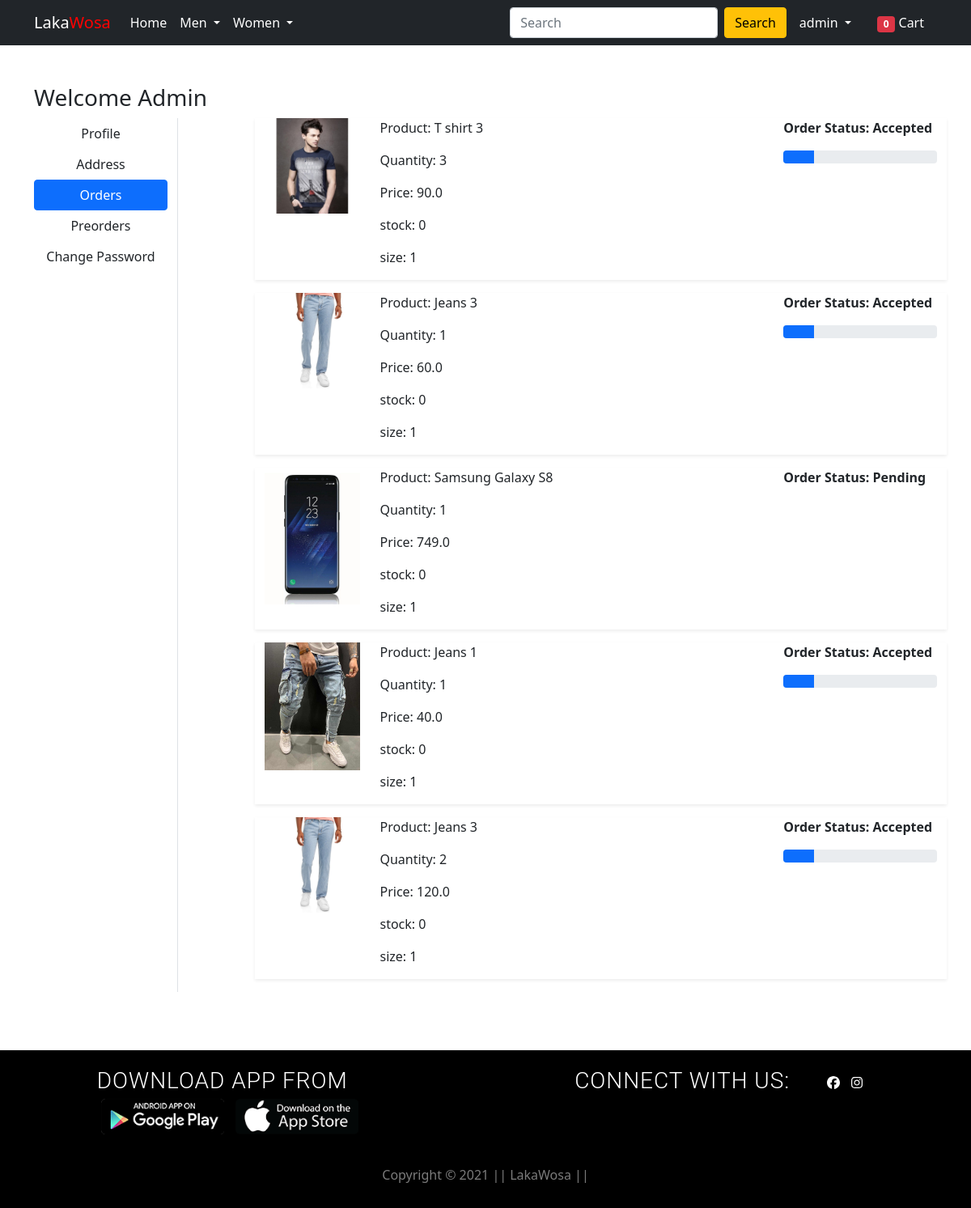
The page /orders/ (signed in) on the database as committed earlier.
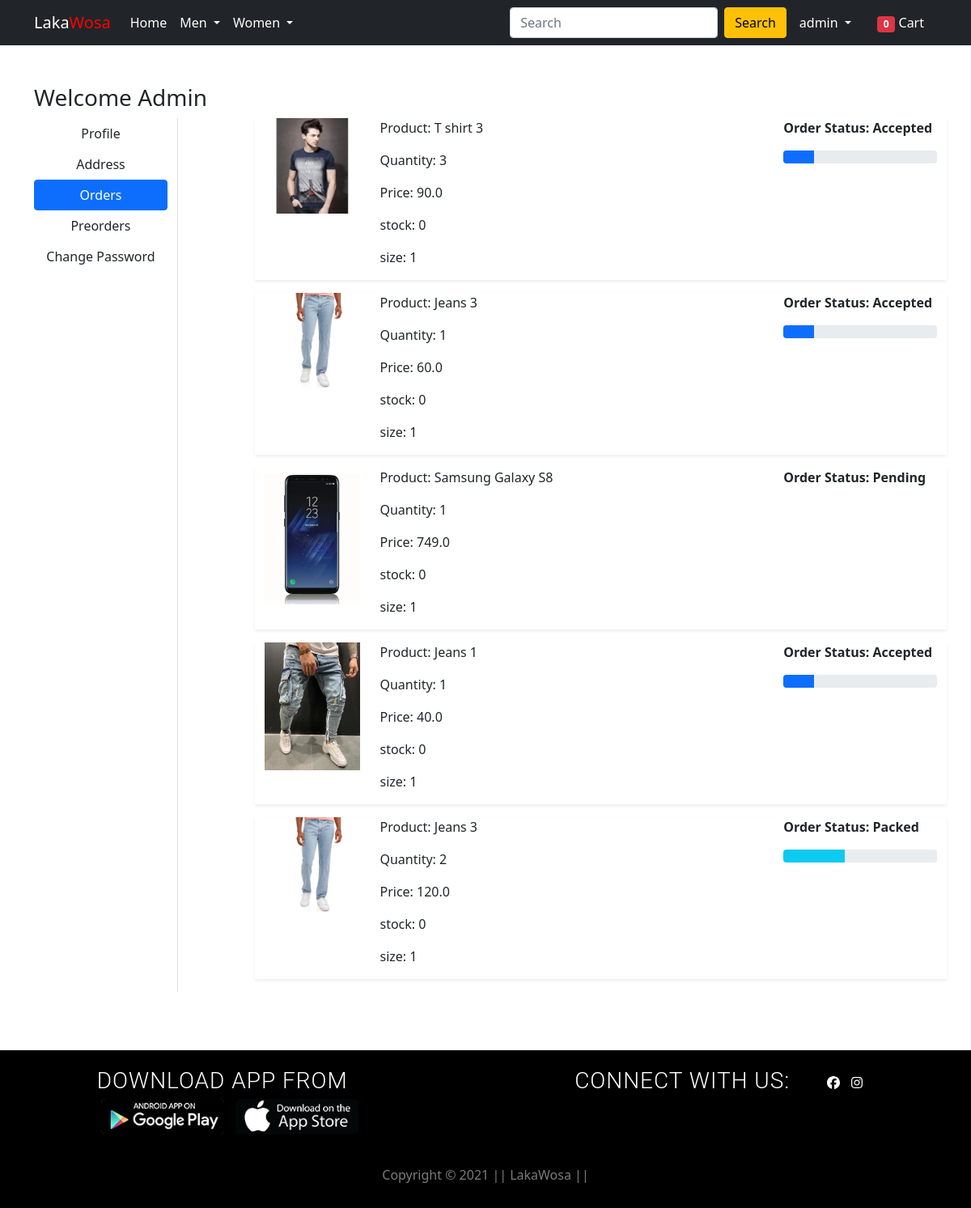
The same page on the database as committed later.
### app/models.py (models this page shows, shortened)
class OrderPlaced(models.Model):
    user = models.ForeignKey(User, on_delete=models.CASCADE)
    customer = models.ForeignKey(Customer, on_delete=models.CASCADE)
    product = models.ForeignKey(Product, on_delete=models.CASCADE)
    quantity = models.PositiveIntegerField(default=1)
    ordered_date = models.DateTimeField(auto_now_add=True)
    size = models.PositiveIntegerField(default=1)
    status = models.CharField(
        max_length=50, choices=STATUS_CHOICES, default='Pending')
    @property
    def total_cost(self):
        return self.quantity * self.product.discounted_price

class Product(models.Model):
    title = models.CharField(max_length=100)
    selling_price = models.FloatField()
    discounted_price = models.FloatField()
    description = models.TextField()
    brand = models.CharField(max_length=100)
    stock = models.IntegerField(default=0)
    category = models.CharField(choices=CATEGORY_CHOICES, max_length=2)
    product_image = models.ImageField(upload_to='productimg')

### app/views.py (the view)
# urls.py: path('orders/', views.orders, name='orders'),
@login_required
def orders(request):
    total_items = len(Cart.objects.filter(user=request.user))
    op = OrderPlaced.objects.filter(user=request.user)
    return render(request, 'app/orders.html',{'order_placed':op,'total_items':total_items,'active':'btn-primary'})

### app/templates/app/orders.html (shortened to what this page needs)
{% extends 'app/base.html' %}
{% load static %}
{% block main-content %}
<div class="container my-5">
 <div class="row">
 <h3>Welcome <span class="text">{{request.user.username|capfirst}}</span></h3>
  <div class="col-sm-2 border-end">
   <ul class="list-unstyled">
    <li class="d-grid"><a href="{% url 'profile' %}" class="btn">Profile</a></li>
    <li class="d-grid"><a href="{% url 'address' %}" class="btn">Address</a></li>
    <li class="d-grid"><a href="{% url 'orders' %}" class="btn {{active}}">Orders</a></li>
    <li class="d-grid"><a href="{% url 'preorder' %}" class="btn">Preorders</a></li>
    <li class="d-grid"><a href="{% url 'passwordchange' %}" class="btn">Change Password</a></li>
   </ul>
  </div>
  <div class="col-sm-9 offset-sm-1">
    {% for op in order_placed %}
   <div class="row shadow-sm mb-3">
       <div class="col-sm-2">
        <img src="{{op.product.product_image.url}}" alt="" srcset="" class="img-fluid" height="150" width="150">
       </div>
       <div class="col-sm-7">
           <p>Product: {{op.product.title}}</p>
           <p>Quantity: {{op.quantity}}</p>
           <p>Price: {{op.total_cost}}</p>
           <p>stock: {{op.product.stock}}</p>
           <p>size: {{op.size}}</p>
       </div>
       <div class="col-sm-3 fw-bold">
           <p>Order Status: {{op.status}}</p>
           {% if op.status == 'Accepted' %}
           <div class="progress">
               <div class="progress-bar" role="progressbar" style="width: 20%" aria-valuenow="20" aria-valuemin="0" aria-valuemax="100">
            </div>
           </div>
           {% endif %}
           {% if op.status == 'Packed' %}
           <div class="progress">
               <div class="progress-bar bg-info" role="progressbar" style="width: 40%" aria-valuenow="40" aria-valuemin="0" aria-valuemax="100">
            </div>
           </div>
           {% endif %}
        </div>
    </div>
    {% endfor %}
</div>
</div>
</div>
{% endblock main-content %}

Rows that differ between the two databases and show on the page:
changed OrderPlaced: status "Accepted" → "Packed"
